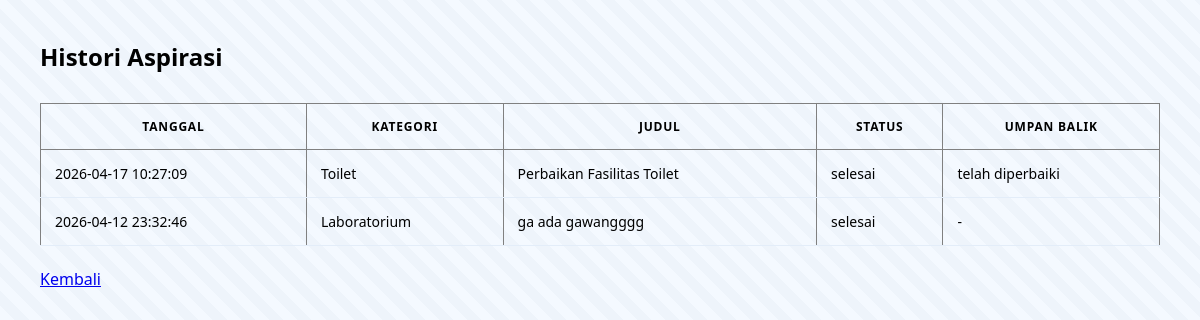
Page /Index.php?controller=SiswaController&action=histori (signed in) on the committed database.
### tables this page shows
CREATE TABLE `aspirasi` (
  `id_aspirasi` int(11) NOT NULL,
  `id_user` int(11) NOT NULL,
  `id_kategori` int(11) NOT NULL,
  `judul` varchar(150) NOT NULL,
  `isi` text NOT NULL,
  `tanggal` datetime DEFAULT current_timestamp(),
  `status` enum('baru','diproses','selesai') DEFAULT 'baru'
);

CREATE TABLE `kategori` (
  `id_kategori` int(11) NOT NULL,
  `nama_kategori` varchar(100) NOT NULL
);

CREATE TABLE `umpan_balik` (
  `id_feedback` int(11) NOT NULL,
  `id_aspirasi` int(11) NOT NULL,
  `pesan` text NOT NULL,
  `tanggal` datetime DEFAULT current_timestamp()
);

### app/controllers/SiswaController.php (called while the page is built, shortened)
<?php
class SiswaController {
    public function histori() {
    require_once 'app/models/AspirasiModel.php';
    $model = new AspirasiModel();
    $histori = $model->getHistoriSiswa($_SESSION['user']['id_user']);
    include 'app/views/siswa/HistoriAspirasi.php';
}
}

### Index.php (called while the page is built, shortened)
<?php
$action     = $_GET['action'] ?? 'index';
$obj = new $controller();
$obj->$action();

### app/models/Koneksi.php (called while the page is built, shortened)
<?php
class Koneksi {
    private $host = "localhost";
    private $user = "root";
    private $pass = "";
    private $db   = "pengaduann";
    public function __construct() {
        $this->conn = new mysqli(
            $this->host,
            $this->user,
            $this->pass,
            $this->db
        );
    }
}

### app/models/AspirasiModel.php (called while the page is built, shortened)
<?php
require_once __DIR__ . '/Koneksi.php';
class AspirasiModel extends Koneksi {
    public function getFeedback($id_aspirasi) {
        $stmt = $this->conn->prepare(
            "SELECT * FROM umpan_balik WHERE id_aspirasi = ?"
        );
        $stmt->bind_param("i", $id_aspirasi);
        $stmt->execute();
        return $stmt->get_result()->fetch_assoc();
    }
    public function getHistoriSiswa($id_user) {
        $data = [];
        $stmt = $this->conn->prepare(
            "SELECT a.*, k.nama_kategori
             FROM aspirasi a
             JOIN kategori k ON a.id_kategori = k.id_kategori
             WHERE a.id_user = ?
             ORDER BY a.tanggal DESC"
        );
        $stmt->bind_param("i", $id_user);
        $stmt->execute();
        $result = $stmt->get_result();
        while ($row = $result->fetch_assoc()) {
            $data[] = $row;
        }
        return $data;
    }
}

### app/views/siswa/HistoriAspirasi.php (the view, shortened to what this page needs)
<h2>Histori Aspirasi</h2>
<link rel="stylesheet" href="public/css/style.css">
<table border="1" cellpadding="5">
<tr>
    <th>Tanggal</th>
    <th>Kategori</th>
    <th>Judul</th>
    <th>Status</th>
    <th>Umpan Balik</th>
</tr>
<?php foreach ($histori as $h): ?>
<tr>
    <td><?= $h['tanggal']; ?></td>
    <td><?= $h['nama_kategori']; ?></td>
    <td><?= $h['judul']; ?></td>
    <td><?= $h['status']; ?></td>
    <td>
        <?php
        $fb = (new AspirasiModel())->getFeedback($h['id_aspirasi']);
        echo $fb ? $fb['pesan'] : '-';
        ?>
    </td>
</tr>
<?php endforeach; ?>
</table>
<a href="Index.php?controller=SiswaController&action=dashboard">Kembali</a>

### public/css/style.css (style rules this page uses)
* { margin: 0; padding: 0; box-sizing: border-box; font-family: 'Segoe UI', sans-serif; }
table { width: 100%; border-collapse: collapse; margin-top: 30px; font-size: 14px; }
table th { padding: 14px; text-transform: uppercase; font-size: 12px; letter-spacing: .8px; }
table td { padding: 14px; border-bottom: 1px solid #e3edf9; }

### rows in the picture
aspirasi: tanggal "2026-04-17 10:27:09", id_kategori.nama_kategori "Toilet", judul "Perbaikan Fasilitas Toilet", status "selesai", umpan_balik.pesan "telah diperbaiki"
aspirasi: tanggal "2026-04-12 23:32:46", id_kategori.nama_kategori "Laboratorium", judul "ga ada gawangggg", status "selesai"
